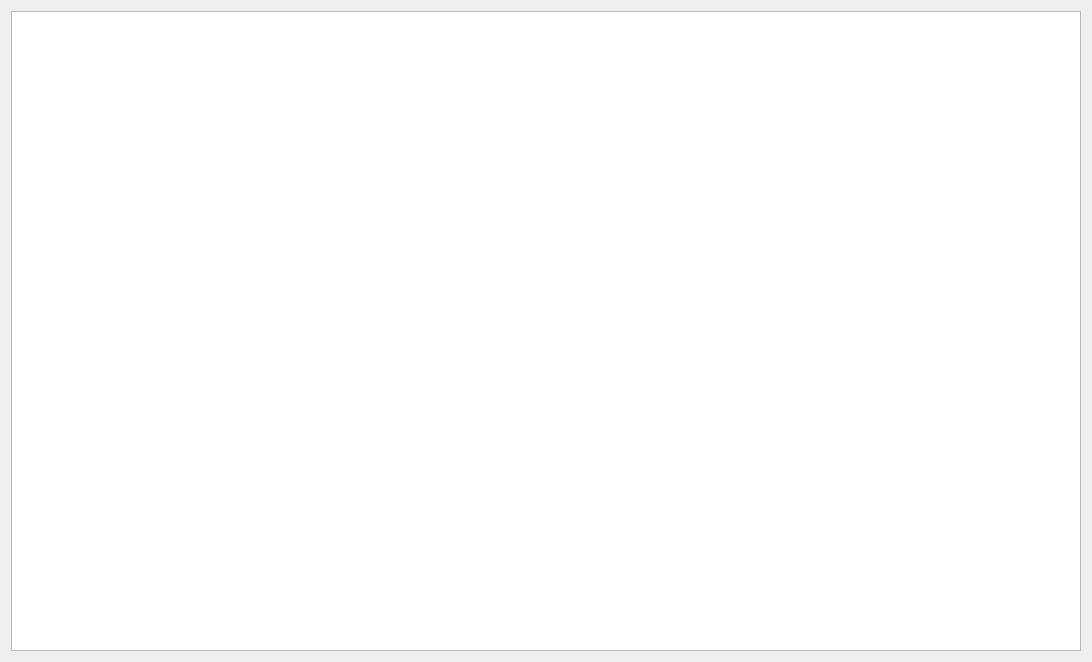
<?xml version="1.0" encoding="UTF-8"?>
<ui version="4.0">
 <class>dtuinformationClass</class>
 <widget class="QWidget" name="dtuinformationClass">
  <property name="geometry">
   <rect>
    <x>0</x>
    <y>0</y>
    <width>1092</width>
    <height>662</height>
   </rect>
  </property>
  <property name="windowTitle">
   <string>dtuinformation</string>
  </property>
  <layout class="QGridLayout" name="gridLayout">
   <item row="0" column="0">
    <widget class="QTableWidget" name="tableWidget"/>
   </item>
  </layout>
 </widget>
 <layoutdefault spacing="6" margin="11"/>
 <resources/>
 <connections/>
</ui>
